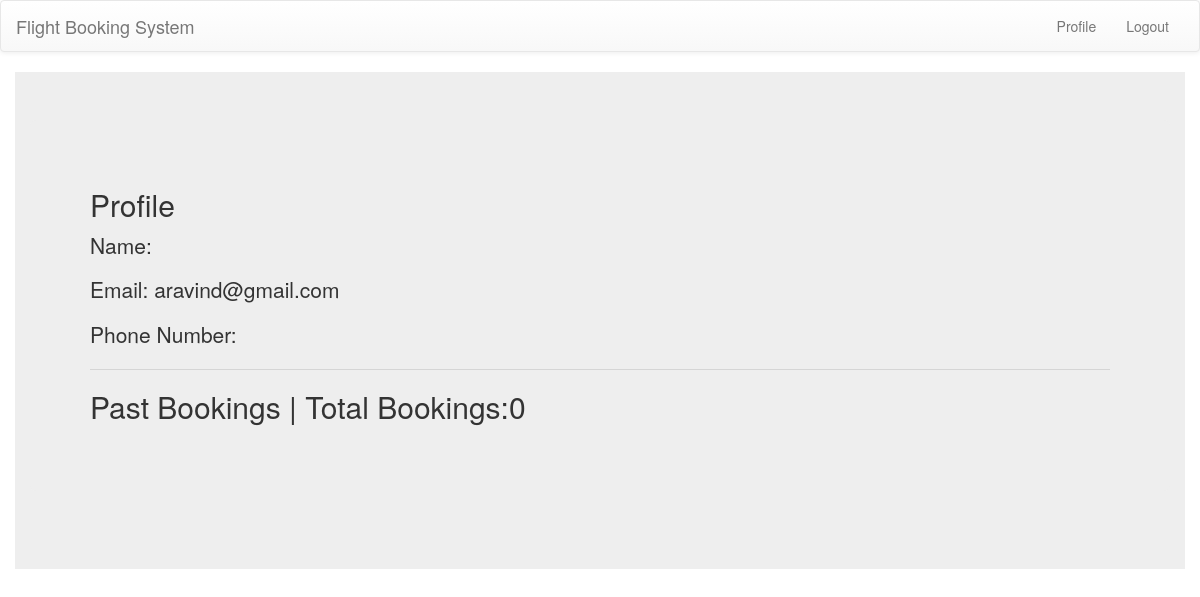
The page /profile (signed in) on the database as committed earlier.
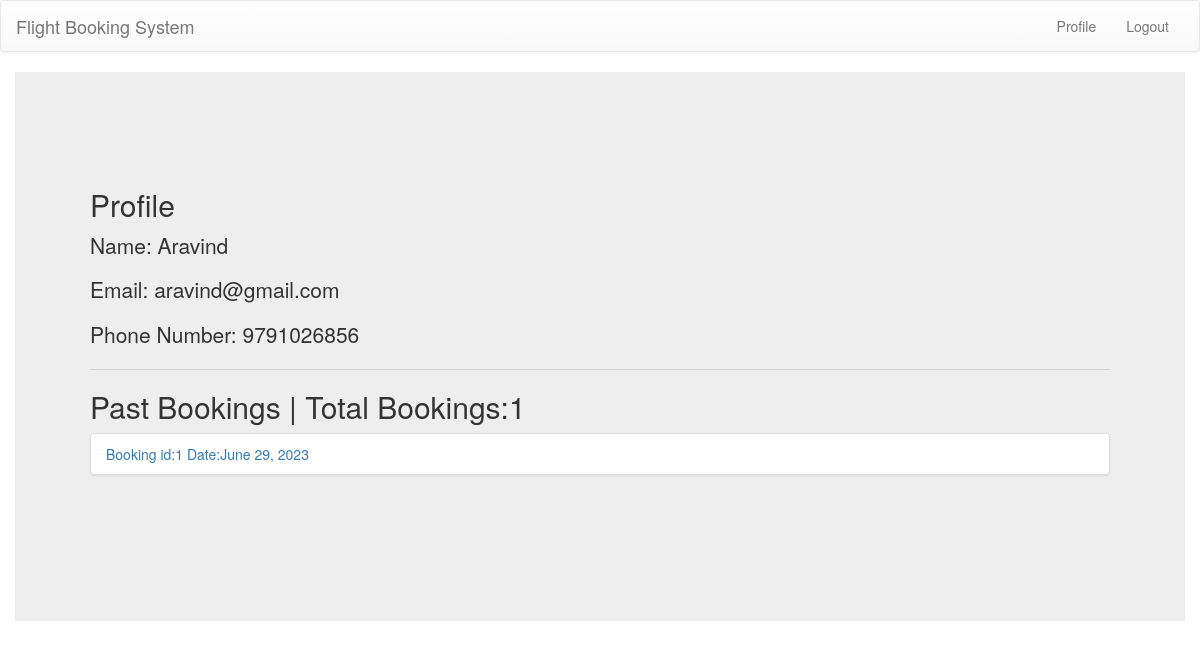
The same page on the database as committed later.
### user/models.py (models this page shows, shortened)
class User(AbstractUser):
    username=None
    name=models.CharField(max_length=30)
    email=models.EmailField(unique=True)
    phone_number=models.CharField(max_length=10)
    USERNAME_FIELD='email'
    REQUIRED_FIELDS=[]
    objects=UserManager()

class Bookings(models.Model):
    user_id=models.ForeignKey(User,on_delete=models.SET_NULL,blank=True,null=True)
    travel=models.ForeignKey(Travel,on_delete=models.SET_NULL,blank=True,null=True)
    passengers_count=models.PositiveIntegerField(default=1)
    passengers_names=models.ManyToManyField(Passengers)

class Travel(models.Model):
    flight_id=models.ForeignKey(Flight,on_delete=models.CASCADE)
    remain=models.PositiveIntegerField(default=60)
    date=models.DateField(default=timezone.now().date())
    status=models.CharField(max_length=10)

### user/views.py (the view)
# urls.py: path("profile",user_profile,name="profile"),
@login_required(login_url="/login")
def user_profile(request):
    user=request.user
    booking=Bookings.objects.filter(user_id=user)
    total_booking=len(booking)
    print(total_booking)
    data={
        "name":user.name,
        "email":user.email,
        "phone_number":user.phone_number,
        "bookings":booking,
        "total_booking":total_booking
    }
    return render(request,"profile.html",context=data)

### templates/profile.html
{% extends 'home.html' %}
{% block main %}
<div class="jumbotron container">
    <div class="jumbotron">
        <h2 class="display-4">Profile</h2>
        <p class="lead">Name: {{name}}</p>
        <p class="lead">Email: {{email}}</p>
        <p class="lead">Phone Number: {{phone_number}}</p>
        <hr class="my-4">
        <h2>Past Bookings | Total Bookings:{{total_booking}}</h2>
      <ul class="list-group">
        {% for booking in bookings %}
        <li class="list-group-item"><a href="{% url 'booking-detail' booking.id %}">Booking id:{{ booking.id}} Date:{{ booking.travel.date }}</a>
            </li>
        {% endfor %}
      </ul>
      </div>
  </div>
{% endblock main %}

### templates/home.html (shortened to what this page needs)
<!DOCTYPE html>
<html>
    <head>
        <link rel="stylesheet" href="https://cdn.jsdelivr.net/npm/bootstrap@3.3.7/dist/css/bootstrap.min.css">
        <link rel="stylesheet" href="https://cdn.jsdelivr.net/npm/bootstrap@3.3.7/dist/css/bootstrap-theme.min.css">
    </head>
    <body>
        <nav class="navbar navbar-default">
            <div class="container-fluid">
              <div class="navbar-header">
                <a class="navbar-brand" href="/">Flight Booking System</a>
              </div>
              <div class="collapse navbar-collapse" id="bs-example-navbar-collapse-1">
                <ul class="nav navbar-nav navbar-right">
                {% if user.is_authenticated %}
                  <li><a href="/profile"> Profile </a></li>
                  <li><a href="/logout"> Logout </a></li>
                {% else %}
                    <li><a href="/login"> Login </a></li>
                    <li><a href="/signup"> Signup </a></li>
                {% endif %}
                </ul>
              </div>
            </div>
          </nav>
          {% block main %}{% endblock main %}
    </body>
</html>

Rows that differ between the two databases and show on the page:
changed User "aravind@gmail.com": name (not shown) → "Aravind"; phone_number (not shown) → "9791026856"
added Bookings: id "1", travel "June 29, 2023"
Other text that changed with them:
{{ total_booking }}: "0" → "1"
